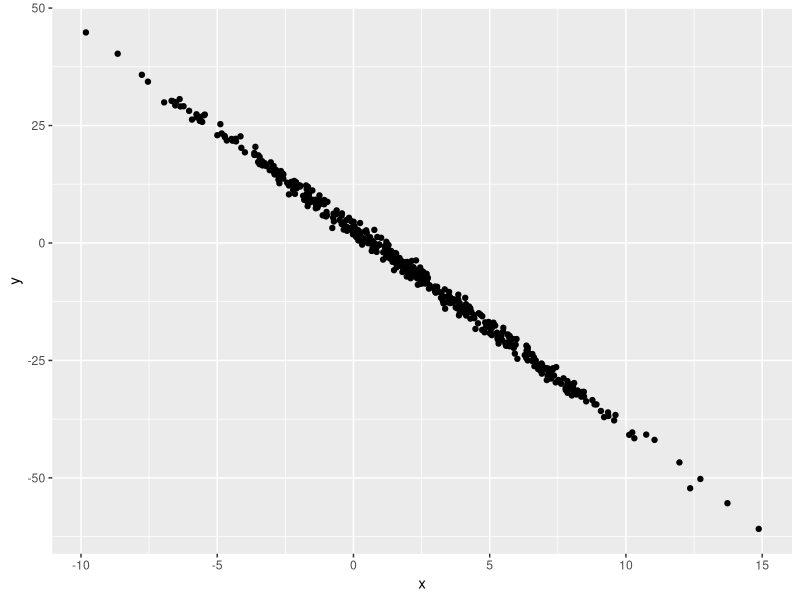

R code for this plot:
## ---- chunk 1
samp = rnorm(100)
length(samp)
## ---- chunk 2
library(tidyverse)

plot_df = tibble(
  x = rnorm(500, mean = 2, sd = 4),
  y = 3 - 4.2 * x + rnorm(500)
  
)

ggplot(plot_df, aes(x = x, y = y)) + geom_point()
